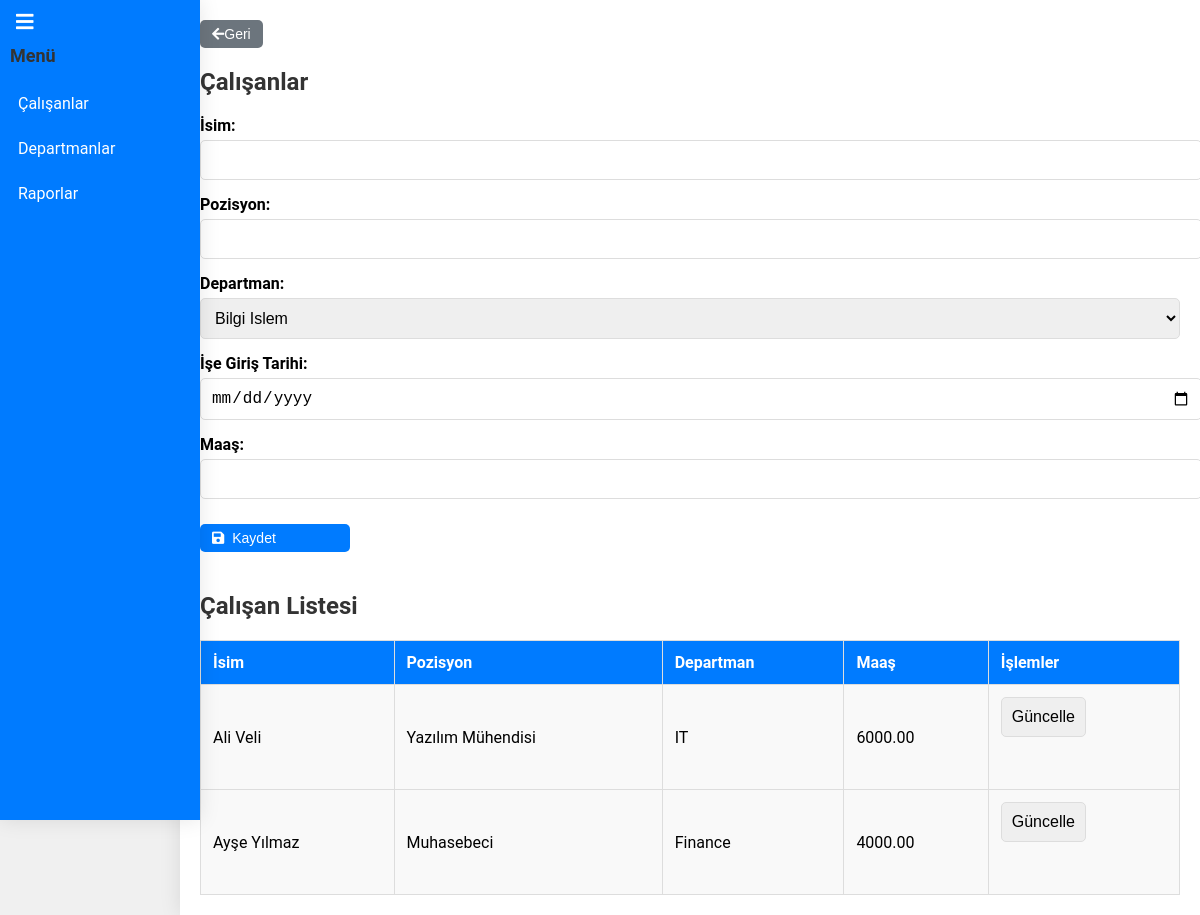
Page /calisanlar.php on the committed database.
### tables this page shows
CREATE TABLE IF NOT EXISTS insan_kaynaklari (
    id INT AUTO_INCREMENT PRIMARY KEY,
    ad_soyad VARCHAR(255) NOT NULL,
    pozisyon VARCHAR(255) NOT NULL,
    departman VARCHAR(255) NOT NULL,
    maas DECIMAL(10, 2) NOT NULL,
    ise_giris_tarihi DATE NOT NULL
);

### calisanlar.php (the view, shortened to what this page needs)
<!DOCTYPE html>
<html lang="en">
<head>
    <link rel="stylesheet" href="hr.css">
    <link rel="stylesheet" href="https://cdnjs.cloudflare.com/ajax/libs/font-awesome/5.15.4/css/all.min.css">
</head>
<body>
    <div id="container">
        <aside id="sidebar">
            <button id="menu-toggle"><i class="fas fa-bars"></i></button>
            <h2>Menü</h2>
            <ul>
                <li><a href="calisanlar.php">Çalışanlar</a></li>
                <li><a href="departmanlar.php">Departmanlar</a></li>
                <li><a href="raporlar.php">Raporlar</a></li>
            </ul>
        </aside>
        <main id="main-content">
            <button onclick="history.back()" class="back-btn"><i class="fas fa-arrow-left"></i> Geri</button>
            <section id="employees" class="content-section active">
                <h2>Çalışanlar</h2>
                <form id="employee-form" action="calisan_ekle.php" method="post">
                    <div class="form-group">
                        <label for="name">İsim:</label>
                        <input type="text" id="name" name="name" required>
                    </div>
                    <div class="form-group">
                        <label for="position">Pozisyon:</label>
                        <input type="text" id="position" name="position" required>
                    </div>
                    <div class="form-group">
                        <label for="department">Departman:</label>
                        <select id="department" name="department" required>
                            <option value="IT">Bilgi Islem</option>
                        </select>
                    </div>
                    <div class="form-group">
                        <label for="hire_date">İşe Giriş Tarihi:</label>
                        <input type="date" id="hire_date" name="hire_date" required>
                    </div>
                    <div class="form-group">
                        <label for="salary">Maaş:</label>
                        <input type="number" id="salary" name="salary" step="0.01" required>
                    </div>
                    <button type="submit" class="btn"><i class="fas fa-save"></i> Kaydet</button>
                </form>
                <h2>Çalışan Listesi</h2>
                <div id="employee-list">
                    <table>
                        <thead>
                            <tr>
                                <th>İsim</th>
                                <th>Pozisyon</th>
                                <th>Departman</th>
                                <th>Maaş</th>
                                <th>İşlemler</th>
                            </tr>
                        </thead>
                        <tbody>
                            <?php
                            $servername = "localhost";
                            $username = "root";
                            $password = "";
                            $dbname = "erp_db";
                            $conn = new mysqli($servername, $username, $password, $dbname);
                            $sql = "SELECT id, ad_soyad, pozisyon, departman, maas FROM insan_kaynaklari";
                            $result = $conn->query($sql);
                            if ($result->num_rows > 0) {
                                while($row = $result->fetch_assoc()) {
                                    echo "<tr>
                                            <td>" . $row["ad_soyad"] . "</td>
                                            <td>" . $row["pozisyon"] . "</td>
                                            <td>" . $row["departman"] . "</td>
                                            <td>" . $row["maas"] . "</td>
                                            <td>
                                                <form action='calisan_guncelle.php' method='post' style='display:inline-block;'>
                                                    <input type='hidden' name='id' value='" . $row["id"] . "'>
                                                    <input type='submit' value='Güncelle' class='btn'>
                                                </form>
                                            </td>
                                          </tr>";
                                }
                            } else {
                                echo "<tr><td colspan='5'>Hiç çalışan yok</td></tr>";
                            }
                            ?>
                        </tbody>
                    </table>
                </div>
            </section>
        </main>
    </div>
</body>
</html>

### hr.css (style rules this page uses)
body { font-family: 'Roboto', sans-serif; background-color: #f0f0f0; display: flex; margin: 0; padding: 0; }
#container { display: flex; width: 100%; }
#sidebar { background-color: #007bff; color: white; width: 180px; padding: 10px; box-shadow: 0 0 20px rgba(0, 0, 0, 0.1); height: 100vh; position: fixed; transition: transform 0.3s ease; transform: translateX(0); }
#menu-toggle { background-color: transparent; border: none; color: white; font-size: 20px; cursor: pointer; margin-bottom: 10px; }
#sidebar h2 { margin-top: 0; font-size: 18px; }
#sidebar ul { list-style: none; padding: 0; margin: 0; }
#sidebar ul li { margin-bottom: 10px; }
#sidebar ul li a { color: white; text-decoration: none; font-size: 16px; display: block; padding: 8px; border-radius: 5px; transition: background-color 0.3s; }
#main-content { margin-left: 180px; padding: 20px; width: calc(100% - 180px); background-color: #fff; box-shadow: 0 0 20px rgba(0, 0, 0, 0.1); min-height: 100vh; transition: margin-left 0.3s ease; }
h2 { color: #333; margin-bottom: 20px; }
form { display: flex; flex-direction: column; margin-bottom: 40px; }
.form-group { margin-bottom: 15px; }
label { font-weight: bold; margin-bottom: 5px; display: block; }
input, select { padding: 10px; font-size: 16px; width: 100%; border: 1px solid #ddd; border-radius: 5px; }
button.btn { padding: 6px 12px; border: none; border-radius: 5px; background-color: #007bff; color: white; cursor: pointer; font-size: 14px; display: flex; align-items: center; transition: background-color 0.3s; margin-top: 10px; width: 150px; }
button.btn i { margin-right: 8px; }
.back-btn { margin-bottom: 20px; padding: 6px 12px; background-color: #6c757d; color: white; border: none; border-radius: 5px; cursor: pointer; font-size: 14px; display: flex; align-items: center; transition: background-color 0.3s; }
#employee-list table, #department-list table { width: 100%; border-collapse: collapse; }
#employee-list th, #employee-list td, #department-list th, #department-list td { border: 1px solid #ddd; padding: 12px; text-align: left; }
#employee-list th, #department-list th { background-color: #007bff; color: white; }
#employee-list td, #department-list td { background-color: #f9f9f9; }

### rows in the picture
insan_kaynaklari: ad_soyad "Ali Veli", pozisyon "Yazılım Mühendisi", departman "IT", maas "6000.00"
insan_kaynaklari: ad_soyad "Ayşe Yılmaz", pozisyon "Muhasebeci", departman "Finance", maas "4000.00"
